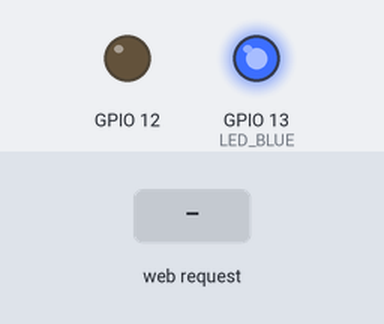
Bench run of a sketch on a simulated ESP8266 (NodeMCU). Shown: output pins drawn as LEDs (lit = HIGH). The inputs (shaded band) are chosen by the test bench. WiFi joins after 1.5 s; servers stay silent unless stated; what the sketch prints to the serial monitor is not drawn.

Above: at 2.7 s.
2.8 s: HTTP request GET /pump/on received
At 3.1 s:
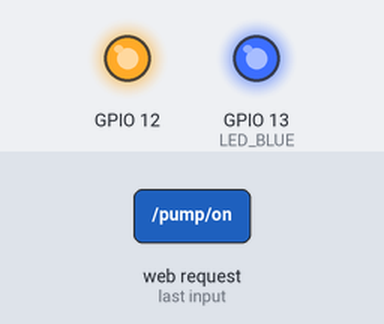
4.3 s: HTTP request GET /pump/off received
At 5.5 s:
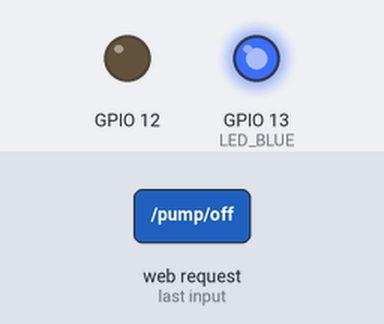
Timing chart, 0 to 18.0 s (numbered marks = the images above; inputs shaded):
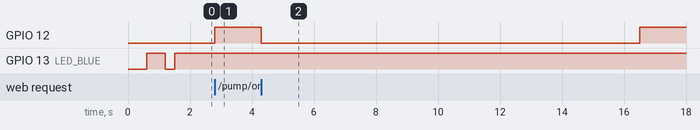

The sketch:

firmware.ino
```cpp
#include <ESP8266WiFi.h>

#include <ArduinoOTA.h>
#include <DNSServer.h>
#include <WiFiManager.h>
#include <Ticker.h>
#include <ESP8266mDNS.h>

#include "pump.h"
#include "timer.h"

//configuration
#define BUTTON_0 0
#define RELAY_2 5
#define BUTTON_1 9
#define CASE_SWITCH 10
#define RELAY_1 12
#define LED_BLUE 13

//Control variables
int remainingTime = 0;
int nextStart = 0;
int pumpStatus = 0;
bool shouldAccessPointConfig = false;

char hostname[41] = "aquaponics";

Ticker ticker;

Pump pump(RELAY_1);
PumpTimer timer;

void setup()
{

  Serial.begin(115200);

  Serial.println("Aquaponics Firmware");
  Serial.println(__DATE__ " " __TIME__);
  Serial.println(hostname);

  pinMode(LED_BLUE, OUTPUT);

  ticker.attach(0.6, tick);

  wifiSetup();

  mdnsSetup();

  ticker.detach();

  otaSetup();

  webServerSetup();

  timer.control(&pump, 15 * 60 * 1000, 45 * 60 * 1000);

  digitalWrite(LED_BLUE, !false);

}

void startPump() {
  pumpStatus = pump.start();
}

void stopPump() {
  pumpStatus = pump.stop();
}

void loop()
{
  timer.update();
  pump.update();

  remainingTime = timer.remainingTime();
  nextStart = timer.nextStart();
  pumpStatus = (int)pump.status();


  otaLoop();

  webServerLoop();

}

void factoryReset() {
  Serial.println("Restoring Factory Setting....");
  WiFi.disconnect();
  //SPIFFS.format();
  delay(500);
  Serial.println("Restarting....");
  ESP.restart();
}

void tick() {
  int state = digitalRead(LED_BLUE);
  digitalWrite(LED_BLUE, !state);
}
```

mds.ino
```cpp
/******************************************
 * mDNS
 ******************************************/
void mdnsSetup() {
  Serial.println("Starting mDNS server....");
  MDNS.begin(hostname);
  MDNS.addService("socket", "tcp", 80);
}
```

ota.ino
```cpp
/******************************************
 * Arduino OTA
 ******************************************/
void otaSetup() {
  Serial.println("Enabling OTA Updates");

  // Port defaults to 8266
  // ArduinoOTA.setPort(8266);

  ArduinoOTA.setHostname(hostname);

  // No authentication by default
  // ArduinoOTA.setPassword((const char *)"123");

  ArduinoOTA.onStart([]() {
    ticker.attach(0.6, tick);
    Serial.println("OTA Update Start....");
  });
  ArduinoOTA.onEnd([]() {
    ticker.attach(0.2, tick);
    Serial.println("\nOTA Update Finished");
  });
  ArduinoOTA.onProgress([](unsigned int progress, unsigned int total) {
    Serial.printf("Progress: %u%%\r", (progress / (total / 100)));
  });
  ArduinoOTA.onError([](ota_error_t error) {
    Serial.printf("Error[%u]: ", error);
    if (error == OTA_AUTH_ERROR) Serial.println("Auth Failed");
    else if (error == OTA_BEGIN_ERROR) Serial.println("Begin Failed");
    else if (error == OTA_CONNECT_ERROR) Serial.println("Connect Failed");
    else if (error == OTA_RECEIVE_ERROR) Serial.println("Receive Failed");
    else if (error == OTA_END_ERROR) Serial.println("End Failed");
  });
  ArduinoOTA.begin();
}

void otaLoop() {
  ArduinoOTA.handle();
}
```

pump.h
```cpp
#ifndef Pump_h
#define Pump_h

#define PUMP_ON  1
#define PUMP_OFF 0

class Pump
{
public:
  Pump(int pin);
  int start();
  int start(long ms);
  int stop();
  int status();
  void update();
private:
  int _pin;
  long _stopTime;
  int _status;
};

Pump::Pump(int pin){
  _pin = pin;
  pinMode(_pin, OUTPUT);
  digitalWrite(_pin, LOW);
  _status = PUMP_OFF;
  _stopTime = 0;
}

int Pump::start(){
  return start(0);
}

int Pump::start(long ms){
  digitalWrite(_pin, HIGH);
  _status = PUMP_ON;
  _stopTime = (ms > 0)?millis()+ms:0;
  return _status;
}

int Pump::stop(){
  digitalWrite(_pin, LOW);
  _status = PUMP_OFF;
  return _status;
}

int Pump::status(){
  return _status;
}

void Pump::update(){
  if (_status == PUMP_ON){

    if (_stopTime > 0 && _stopTime < millis()) {
      stop();
    }

  }
}

#endif
```

timer.h
```cpp
#ifndef PumpTimer_h
#define PumpTimer_h

#include "pump.h"

class PumpTimer
{
  public:
    PumpTimer();
    void control(Pump* pump, long on, long delay);
    int counter();
    int remainingTime();
    long nextStart();
    void update();
  private:
    Pump* _pump;
    long _on;
    long _delay;
    long _nextStart;
    long _nextStop;
    long _counter;

    void schedule();
};

int convertToMinutes(long millis){
  return 1 + millis/60000;
}

PumpTimer::PumpTimer(){}

void PumpTimer::control(Pump* pump, long on, long delay){
  _pump = pump;
  _on = on;
  _delay = delay;
  _nextStart=millis()+15000; //15sec delay
  _nextStop=_nextStart+_on;
  _counter = 0;
}

int PumpTimer::counter(){
  return _counter;
}

int PumpTimer::remainingTime(){
  int split = _nextStop - millis();

  return (split < _on)?convertToMinutes(split):0;
}

long PumpTimer::nextStart(){
  return (_nextStop < _nextStart)?0:convertToMinutes(_nextStart-millis());
}

void PumpTimer::update(){
  long now = millis();

  /*
   * Starts pump and immediately schedules
   * next start time
   */
  if (_nextStart < now){
    _pump->start();
    _counter++;
    _nextStart += _on + _delay;
  }

  if (_nextStop < now ){
    _pump->stop();
    _nextStop = _nextStart + _on;
  }

}

#endif
```

webserver.ino
```cpp
ESP8266WebServer server(80);


void webServerSetup() {
  Serial.println("Starting web server on port 80");
   server.on("/", handleStatus);
   server.on("/pump/on", handleStartPump);
   server.on("/pump/off", handleStopPump);
   server.on("/restart", HTTP_POST, handleRestart);
   server.on("/factoryreset", HTTP_POST, handleFactoryReset);

   server.begin();
}

void webServerLoop() {
  server.handleClient();
}

void handleStartPump() {
  startPump();
  handleStatus();
}

void handleStopPump() {
  stopPump();
  handleStatus();
}

void handleStatus() {
  char jsonStatusMsg[140];

  sprintf (jsonStatusMsg, "{\"pump\":%s,\"timer\":\"%i\",\"next\":\"%i\"}", pumpStatus ? "\"ON\"" : "\"OFF\"", remainingTime>0?remainingTime:0, nextStart);
  server.send(200, "application/json",  (char *)jsonStatusMsg);
}

void handleRestart() {
  server.send(200, "application/json",  "{\"message\":\"Restarting\"}");
  delay(1000);
  ESP.restart();
}

void handleFactoryReset() {
  factoryReset();
  delay(1000);
  server.send(200, "application/json",  "{\"message\":\"Factory Reset\"}");
}
```

wifi.ino
```cpp
/******************************************
 * WifiManager
 ******************************************/
void wifiSetup() {
  Serial.println("Setting up wifi connection....");
  WiFiManager wifiManager;

  wifiManager.setConfigPortalTimeout(300);
  wifiManager.setDebugOutput(false);
  wifiManager.setAPCallback(wifiConfigModeCallback);
  if (!wifiManager.autoConnect("SmartSwitch")) { //-" + ESP.getChipId())) {
    Serial.println("Failed to connect, trying again...");
    ESP.restart();
  }

}

//call by WifiManager when entering AP mode
void wifiConfigModeCallback (WiFiManager *myWiFiManager) {
  //fast ticker while waiting to config
  ticker.attach(0.2, tick);
}
```

Measured:
- after the input at 2.8 s, GPIO 12: LOW → HIGH at once
- after the input at 4.3 s, GPIO 12: HIGH → LOW at once, → HIGH 12.2 s later
